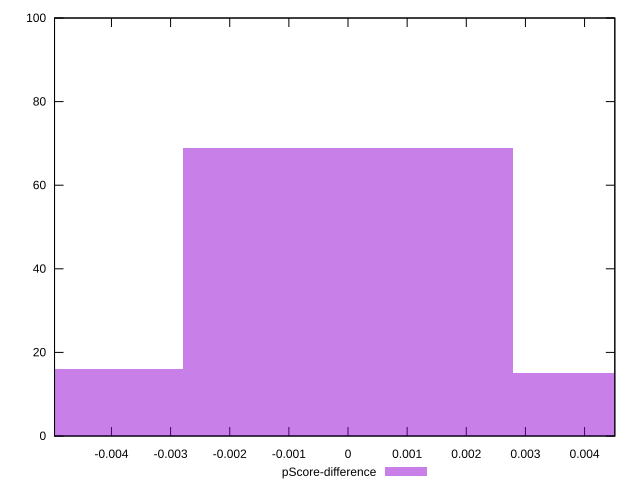

Source code (gnuplot):
reset

$pScoreDifference <<EOF
-0.0055962382643224284 16
0 69
0.0055962382643224284 15
EOF

set key outside below
set boxwidth 0.0055962382643224284
set xrange [-0.0049625374436611525:0.004511747225221185]
set yrange [0:100]
set trange [0:100]
set style fill transparent solid 0.5 noborder
set terminal svg size 640, 490 enhanced background rgb 'white'
set output "report/report_00029_2021-02-24T13-36-40.390Z/first-cpu-idle/samples/music/pScore-difference/histogram.svg"

plot $pScoreDifference title "pScore-difference" with boxes

reset
